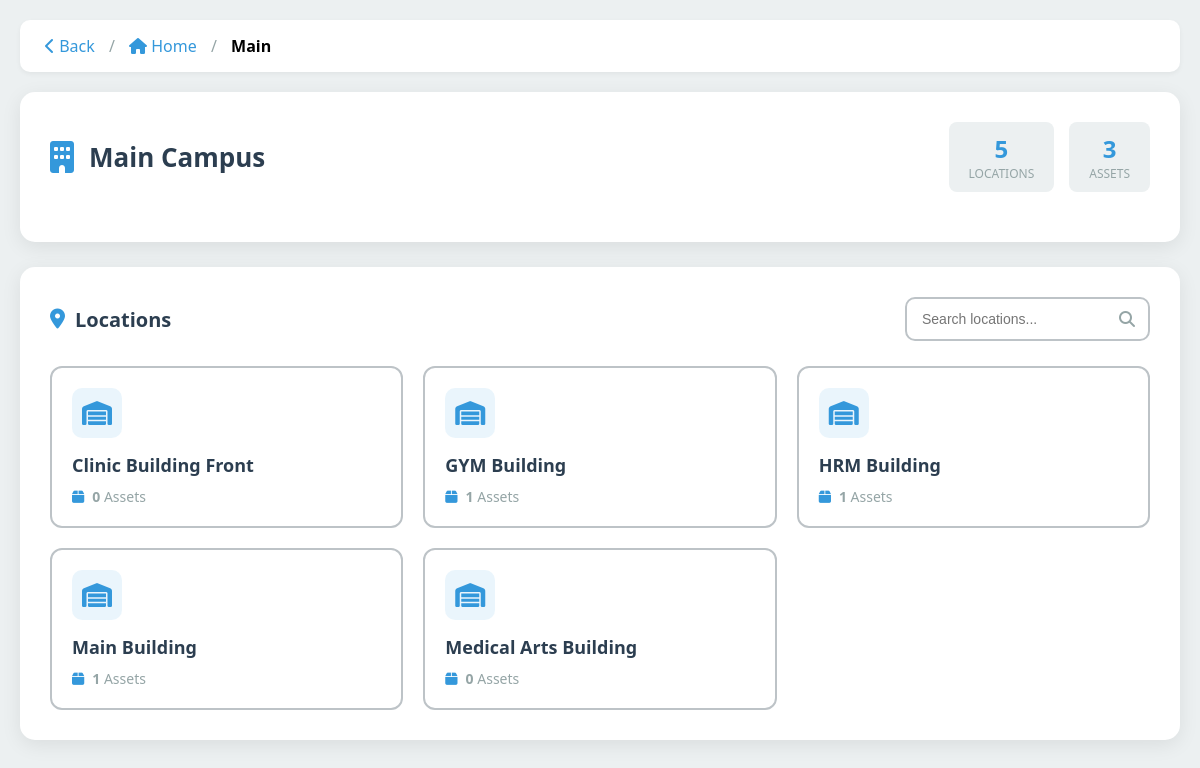
The page /STII_operation/campus/campus_view.php?campus_id=1 (signed in) on the database its author committed.
### tables this page shows
CREATE TABLE `campus` (
  `id_campus` int(11) NOT NULL,
  `campus` varchar(255) NOT NULL
);

CREATE TABLE `location` (
  `location_id` int(11) NOT NULL,
  `location` varchar(255) NOT NULL,
  `campus` int(11) NOT NULL
);

### STII_operation/campus/campus_view.php (the view, shortened to what this page needs)
<?php
require_once '../config/conn.php';
$campusId = isset($_GET['campus_id']) ? (int)$_GET['campus_id'] : 0;
function getCampusDetails($conn, $campusId) {
    $stmt = $conn->prepare("SELECT " . COL_CAMPUS_ID . " AS id, " . COL_CAMPUS_NAME . " AS name FROM " . TBL_CAMPUS . " WHERE " . COL_CAMPUS_ID . " = ? LIMIT 1");
    $stmt->bind_param('i', $campusId);
    $stmt->execute();
    $result = $stmt->get_result();
    $campus = $result->fetch_assoc();
    return $campus;
}
function getLocationsForCampus($conn, $campusId) {
    $stmt = $conn->prepare("
        SELECT
            l." . COL_LOCATION_ID . " AS id,
            l." . COL_LOCATION_NAME . " AS name,
            COUNT(a." . COL_ASSET_ID . ") AS asset_count
        FROM " . TBL_LOCATION . " l
        LEFT JOIN " . TBL_ASSETS . " a ON a." . COL_ASSET_LOCATION . " = l." . COL_LOCATION_ID . "
        WHERE l." . COL_LOCATION_CAMPUS . " = ?
        GROUP BY l." . COL_LOCATION_ID . ", l." . COL_LOCATION_NAME . "
        ORDER BY l." . COL_LOCATION_NAME . " ASC
    ");
    $stmt->bind_param('i', $campusId);
    $stmt->execute();
    $result = $stmt->get_result();
    $locations = [];
    while ($row = $result->fetch_assoc()) {
        $locations[] = $row;
    }
    return $locations;
}
$campus = getCampusDetails($conn, $campusId);
$locations = getLocationsForCampus($conn, $campusId);
$totalLocations = count($locations);
$totalAssets = array_sum(array_column($locations, 'asset_count'));
?>
<!DOCTYPE html>
<html lang="en">
<head>
    <link rel="stylesheet" href="https://cdnjs.cloudflare.com/ajax/libs/font-awesome/6.4.0/css/all.min.css">
</head>
<body>
    <div class="container">
        <div class="breadcrumb">
            <a href="campus.php"><i class="fas fa-chevron-left"></i> Back</a>
            <span>/</span>
            <a href="campus.php"><i class="fas fa-home"></i> Home</a>
            <span>/</span>
            <strong><?php echo htmlspecialchars($campus['name']); ?></strong>
        </div>
        <div class="header">
            <div class="header-top">
                <div class="header-title">
                    <i class="fas fa-building"></i>
                    <h1><?php echo htmlspecialchars($campus['name']); ?> Campus</h1>
                </div>
                <div class="header-stats">
                    <div class="stat-badge">
                        <div class="value"><?php echo $totalLocations; ?></div>
                        <div class="label">Locations</div>
                    </div>
                    <div class="stat-badge">
                        <div class="value"><?php echo $totalAssets; ?></div>
                        <div class="label">Assets</div>
                    </div>
                </div>
            </div>
        </div>
        <div class="locations-section">
            <div class="section-header">
                <h2 class="section-title">
                    <i class="fas fa-map-marker-alt"></i>
                    Locations
                </h2>
                <div class="search-bar">
                    <input type="text" id="searchInput" placeholder="Search locations...">
                    <i class="fas fa-search"></i>
                </div>
            </div>
            <?php if (empty($locations)): ?>
                <div class="empty-state">
                    <i class="fas fa-map-marker-alt"></i>
                    <p>No locations found for this campus.</p>
                </div>
            <?php else: ?>
                <div class="locations-grid" id="locationsGrid">
                    <?php foreach ($locations as $location): ?>
                        <a href="asset_details.php?campus_id=<?php echo $campusId; ?>&location_id=<?php echo (int)$location['id']; ?>"
                           class="location-card"
                           data-name="<?php echo htmlspecialchars($location['name']); ?>">
                            <div class="location-icon">
                                <i class="fas fa-warehouse"></i>
                            </div>
                            <div class="location-name"><?php echo htmlspecialchars($location['name']); ?></div>
                            <div class="location-info">
                                <i class="fas fa-box"></i>
                                <span><strong><?php echo (int)$location['asset_count']; ?></strong> Assets</span>
                            </div>
                        </a>
                    <?php endforeach; ?>
                </div>
            <?php endif; ?>
        </div>
    </div>
</body>
</html>

### STII_operation/campus/campus_view.php (style rules this page uses)
* { margin: 0; padding: 0; box-sizing: border-box; }
:root { --primary: #2c3e50; --secondary: #3498db; --success: #27ae60; --danger: #e74c3c; --light: #ecf0f1; --dark: #2c3e50; --gray: #95a5a6; --border: #bdc3c7; }
body { font-family: 'Segoe UI', Tahoma, Geneva, Verdana, sans-serif; background: var(--light); min-height: 100vh; padding: 20px; }
.container { max-width: 1400px; margin: 0 auto; }
.breadcrumb { background: white; padding: 15px 25px; border-radius: 10px; margin-bottom: 20px; box-shadow: 0 2px 5px rgba(0,0,0,0.05); }
.breadcrumb a { color: var(--secondary); text-decoration: none; transition: color 0.2s; }
.breadcrumb span { margin: 0 10px; color: var(--gray); }
.header { background: white; border-radius: 15px; padding: 30px; margin-bottom: 25px; box-shadow: 0 5px 20px rgba(0,0,0,0.08); }
.header-top { display: flex; justify-content: space-between; align-items: center; flex-wrap: wrap; gap: 20px; margin-bottom: 20px; }
.header-title { display: flex; align-items: center; gap: 15px; }
.header-title i { font-size: 32px; color: var(--secondary); }
.header-title h1 { font-size: 26px; color: var(--dark); }
.header-stats { display: flex; gap: 15px; }
.stat-badge { background: var(--light); padding: 10px 20px; border-radius: 8px; text-align: center; }
.stat-badge .value { font-size: 24px; font-weight: 700; color: var(--secondary); }
.stat-badge .label { font-size: 12px; color: var(--gray); text-transform: uppercase; }
.search-bar { position: relative; max-width: 400px; }
.search-bar input { width: 100%; padding: 12px 45px 12px 15px; border: 2px solid var(--border); border-radius: 10px; font-size: 14px; transition: border-color 0.2s; }
.search-bar i { position: absolute; right: 15px; top: 50%; transform: translateY(-50%); color: var(--gray); }
.locations-section { background: white; border-radius: 15px; padding: 30px; box-shadow: 0 5px 20px rgba(0,0,0,0.08); }
.section-header { display: flex; justify-content: space-between; align-items: center; margin-bottom: 25px; flex-wrap: wrap; gap: 15px; }
.section-title { font-size: 20px; color: var(--dark); display: flex; align-items: center; gap: 10px; }
.section-title i { color: var(--secondary); }
.locations-grid { display: grid; grid-template-columns: repeat(auto-fill, minmax(280px, 1fr)); gap: 20px; }
.location-card { background: white; border: 2px solid var(--border); border-radius: 12px; padding: 20px; transition: all 0.3s ease; cursor: pointer; text-decoration: none; color: inherit; display: block; }
.location-icon { width: 50px; height: 50px; background: rgba(52, 152, 219, 0.1); border-radius: 10px; display: flex; align-items: center; justify-content: center; margin-bottom: 15px; font-size: 24px; color: var(--secondary); }
.location-name { font-size: 18px; font-weight: 600; color: var(--dark); margin-bottom: 10px; }
.location-info { display: flex; align-items: center; gap: 8px; color: var(--gray); font-size: 14px; }
.location-info i { color: var(--secondary); }

### rows shown on the page
campus: campus "Main"
location: location "Clinic Building Front", asset_count "0"
location: location "GYM Building", asset_count "1"
location: location "HRM Building", asset_count "1"
location: location "Main Building", asset_count "1"
location: location "Medical Arts Building", asset_count "0"

### other values the page prints
$totalLocations "5"
$totalAssets "3"
